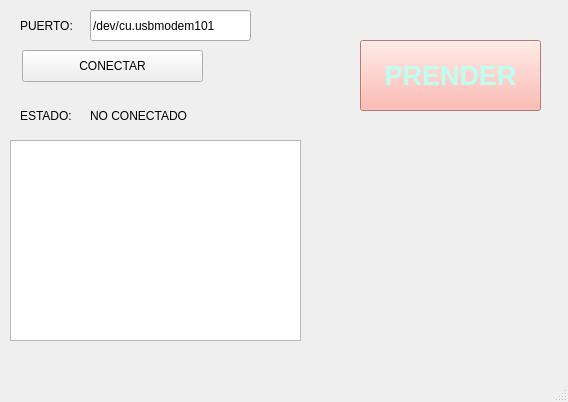
<?xml version="1.0" encoding="UTF-8"?>
<ui version="4.0">
 <class>MainWindow</class>
 <widget class="QMainWindow" name="MainWindow">
  <property name="geometry">
   <rect>
    <x>0</x>
    <y>0</y>
    <width>568</width>
    <height>402</height>
   </rect>
  </property>
  <property name="windowTitle">
   <string>MainWindow</string>
  </property>
  <widget class="QWidget" name="centralwidget">
   <widget class="QPushButton" name="btn_accion">
    <property name="geometry">
     <rect>
      <x>22</x>
      <y>50</y>
      <width>181</width>
      <height>32</height>
     </rect>
    </property>
    <property name="text">
     <string>CONECTAR</string>
    </property>
   </widget>
   <widget class="QLineEdit" name="txt_puerto">
    <property name="geometry">
     <rect>
      <x>90</x>
      <y>10</y>
      <width>161</width>
      <height>31</height>
     </rect>
    </property>
    <property name="text">
     <string>/dev/cu.usbmodem101</string>
    </property>
   </widget>
   <widget class="QLabel" name="label">
    <property name="geometry">
     <rect>
      <x>20</x>
      <y>10</y>
      <width>61</width>
      <height>31</height>
     </rect>
    </property>
    <property name="text">
     <string>PUERTO:</string>
    </property>
   </widget>
   <widget class="QLabel" name="label_2">
    <property name="geometry">
     <rect>
      <x>20</x>
      <y>100</y>
      <width>61</width>
      <height>31</height>
     </rect>
    </property>
    <property name="text">
     <string>ESTADO:</string>
    </property>
   </widget>
   <widget class="QLabel" name="txt_estado">
    <property name="geometry">
     <rect>
      <x>90</x>
      <y>100</y>
      <width>151</width>
      <height>31</height>
     </rect>
    </property>
    <property name="text">
     <string>NO CONECTADO</string>
    </property>
   </widget>
   <widget class="QListWidget" name="lw_datos">
    <property name="geometry">
     <rect>
      <x>10</x>
      <y>140</y>
      <width>291</width>
      <height>201</height>
     </rect>
    </property>
   </widget>
   <widget class="QPushButton" name="btn_control_led">
    <property name="geometry">
     <rect>
      <x>360</x>
      <y>40</y>
      <width>181</width>
      <height>71</height>
     </rect>
    </property>
    <property name="font">
     <font>
      <pointsize>20</pointsize>
      <weight>75</weight>
      <bold>true</bold>
     </font>
    </property>
    <property name="styleSheet">
     <string notr="true">background-color: rgb(254, 169, 158);
color: rgb(189, 255, 241);</string>
    </property>
    <property name="text">
     <string>PRENDER</string>
    </property>
   </widget>
  </widget>
  <widget class="QMenuBar" name="menubar">
   <property name="geometry">
    <rect>
     <x>0</x>
     <y>0</y>
     <width>568</width>
     <height>26</height>
    </rect>
   </property>
  </widget>
  <widget class="QStatusBar" name="statusbar"/>
 </widget>
 <resources/>
 <connections/>
</ui>
